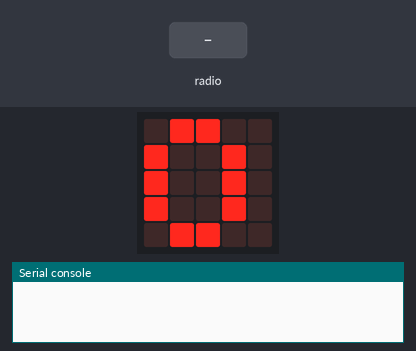
The program below on a simulated BBC micro:bit running MicroPython. Shown: the board's 5×5 LED display, the last lines printed to the serial console. The test bench sets the inputs (shaded band).

Above: at 1.2 s.
1.3 s: radio message "Left_1" arrives
At 1.8 s:
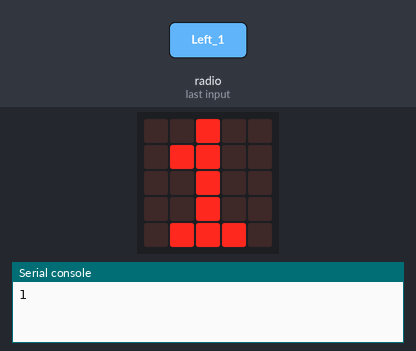
2.8 s: radio message "Left_1" arrives
At 4.2 s:
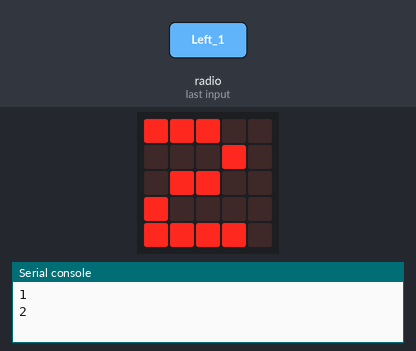
Timing chart, 0 to 5.8 s (numbered marks = the images above; inputs shaded):
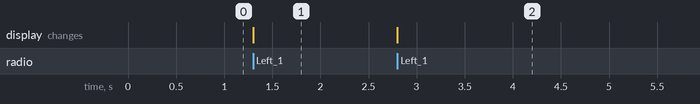

The program:

Count_Starjumps.py
```python
from microbit import *
import radio
radio.on()
radio.config(length=251, channel=3)
counter = 0
display.show(str(counter))

while True:
    msg = radio.receive()
    if msg:
        if msg == "Left_1":
            counter += 1
            display.show(str(counter))
            print (counter)
```

Measured:
- after the input at 1.3 s, the display: changes at once (image 1)
- after the input at 2.8 s, the display: changes at once (image 2)
